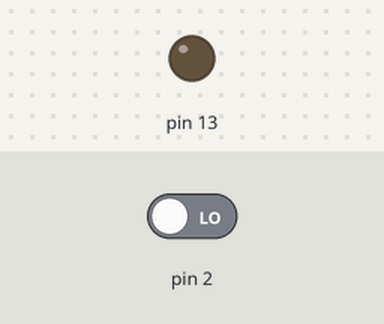
Bench run of a sketch on a simulated Arduino Uno, built with avr-gcc and run on an emulated ATmega328P. Parts: output pins drawn as LEDs (lit = HIGH). Inputs (shaded band) come from the test bench; at power-on: pin 2 LOW.

Above: at 1.2 s.
1.3 s: pin 2 driven HIGH
At 2.1 s:
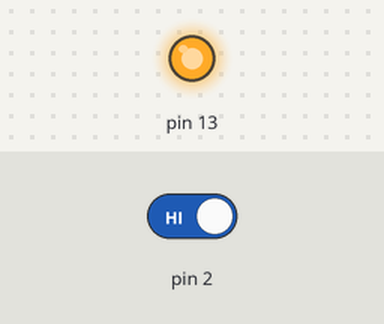
2.8 s: pin 2 driven LOW
At 3.2 s:
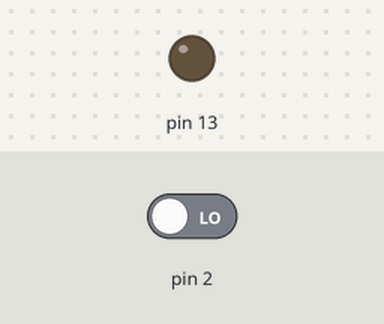
Timing chart, 0 to 5.8 s (numbered marks = the images above; inputs shaded):
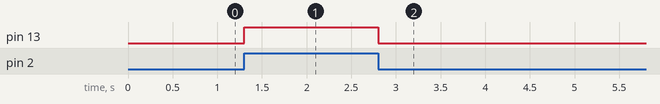

Measured:
- after the input at 1.3 s, pin 13: LOW → HIGH at once
- after the input at 2.8 s, pin 13: HIGH → LOW at once

The sketch:

pruebaPIR.ino
```cpp
/*Simple PIR sketch: Written by ScottC, 19th Dec 2013

 http://arduinobasics.blogspot.com/

 ----------------------------------------------------*/

void setup(){
 pinMode(13,OUTPUT);
 pinMode(2,INPUT);
}

void loop(){
 digitalWrite(13,digitalRead(2));
}
```
